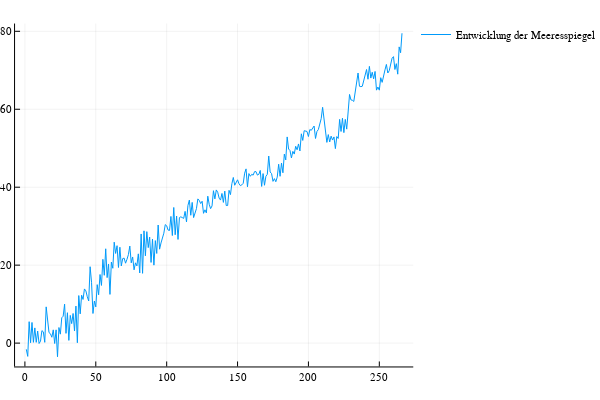

Notebook code for this chart:
### Markdown cell above
Die Entwicklung der Meeresspiegel ist folgendes:

### Code cell
# range = 0:270
plot(data[:Row], data[:GMSL], label = "Entwicklung der Meeresspiegel")

### Figure 1 — Plotly figure (JSON) as saved in the notebook; plotly's stock layout.template omitted (floating-point values rounded to 4 significant figures; data arrays with more than 128 entries replaced by an {"elided": "..."} marker saying what was removed)
{"data": [{"colorbar": {"title": ""}, "hoverinfo": "text", "legendgroup": "Entwicklung der Meeresspiegel", "line": {"color": "rgba(0, 154, 250, 1.000)", "dash": "solid", "shape": "linear", "width": 1}, "mode": "lines", "name": "Entwicklung der Meeresspiegel", "showlegend": true, "text": {"elided": "266 null values"}, "type": "scatter", "x": {"elided": "266 int values"}, "xaxis": "x1", "y": {"elided": "266 float values"}, "yaxis": "y1", "zmax": 0.1, "zmin": -0.1}], "layout": {"annotations": [], "height": 400, "legend": {"bgcolor": "rgba(255, 255, 255, 1.000)", "bordercolor": "rgba(0, 0, 0, 1.000)", "font": {"color": "rgba(0, 0, 0, 1.000)", "family": "sans-serif", "size": 11}, "tracegroupgap": 0, "x": 1, "y": 1}, "margin": {"b": 20, "l": 0, "r": 0, "t": 20}, "paper_bgcolor": "rgba(255, 255, 255, 1.000)", "plot_bgcolor": "rgba(255, 255, 255, 1.000)", "showlegend": true, "width": 600, "xaxis": {"anchor": "y1", "domain": [0.03619, 0.9934], "gridcolor": "rgba(0, 0, 0, 0.100)", "gridwidth": 0.5, "linecolor": "rgba(0, 0, 0, 1.000)", "mirror": false, "range": [-6.95, 273.9], "showgrid": true, "showline": true, "showticklabels": true, "tickangle": 0, "tickcolor": "rgb(0, 0, 0)", "tickfont": {"color": "rgba(0, 0, 0, 1.000)", "family": "sans-serif", "size": 11}, "tickmode": "array", "ticks": "inside", "ticktext": ["0", "50", "100", "150", "200", "250"], "tickvals": [0, 50, 100, 150, 200, 250], "title": "", "titlefont": {"color": "rgba(0, 0, 0, 1.000)", "family": "sans-serif", "size": 15}, "type": "-", "visible": true, "zeroline": false, "zerolinecolor": "rgba(0, 0, 0, 1.000)"}, "yaxis": {"anchor": "x1", "domain": [0.03762, 0.9902], "gridcolor": "rgba(0, 0, 0, 0.100)", "gridwidth": 0.5, "linecolor": "rgba(0, 0, 0, 1.000)", "mirror": false, "range": [-5.99, 81.99], "showgrid": true, "showline": true, "showticklabels": true, "tickangle": 0, "tickcolor": "rgb(0, 0, 0)", "tickfont": {"color": "rgba(0, 0, 0, 1.000)", "family": "sans-serif", "size": 11}, "tickmode": "array", "ticks": "inside", "ticktext": ["0", "20", "40", "60", "80"], "tickvals": [0, 20, 40, 60, 80], "title": "", "titlefont": {"color": "rgba(0, 0, 0, 1.000)", "family": "sans-serif", "size": 15}, "type": "-", "visible": true, "zeroline": false, "zerolinecolor": "rgba(0, 0, 0, 1.000)"}}}
